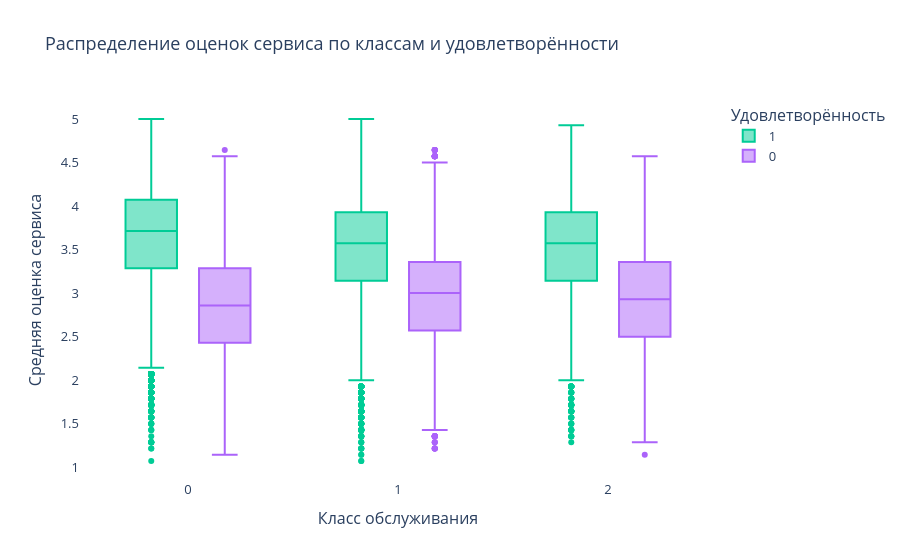

The code cell stored with this chart in its notebook:
### Code cell
import plotly.express as px

fig = px.box(
    df,
    x='Class',
    y='mean_service_score',
    color='satisfaction',
    points='outliers',
    color_discrete_map={'satisfied': '#2a9d8f', 'neutral or dissatisfied': '#e63946'},
    labels={
        'Class': 'Класс обслуживания',
        'mean_service_score': 'Средняя оценка сервиса',
        'satisfaction': 'Удовлетворённость'
    },
    title='Распределение оценок сервиса по классам и удовлетворённости'
)

fig.update_layout(
    plot_bgcolor='white',
    font=dict(size=13),
    legend_title_text='Удовлетворённость'
)

fig.show()

### Figure 1 — Plotly figure (JSON) as saved in the notebook; plotly's stock layout.template omitted (floating-point values rounded to 4 significant figures; data arrays with more than 128 entries replaced by an {"elided": "..."} marker saying what was removed)
{"data": [{"alignmentgroup": "True", "boxpoints": "outliers", "hovertemplate": "Удовлетворённость=1<br>Класс обслуживания=%{x}<br>Средняя оценка сервиса=%{y}<extra></extra>", "legendgroup": "1", "marker": {"color": "#00cc96"}, "name": "1", "notched": false, "offsetgroup": "1", "orientation": "v", "showlegend": true, "type": "box", "x": {"elided": "71087 int values"}, "x0": " ", "xaxis": "x", "y": {"elided": "71087 float values"}, "y0": " ", "yaxis": "y"}, {"alignmentgroup": "True", "boxpoints": "outliers", "hovertemplate": "Удовлетворённость=0<br>Класс обслуживания=%{x}<br>Средняя оценка сервиса=%{y}<extra></extra>", "legendgroup": "0", "marker": {"color": "#ab63fa"}, "name": "0", "notched": false, "offsetgroup": "0", "orientation": "v", "showlegend": true, "type": "box", "x": {"elided": "58793 int values"}, "x0": " ", "xaxis": "x", "y": {"elided": "58793 float values"}, "y0": " ", "yaxis": "y"}], "layout": {"boxmode": "group", "font": {"size": 13}, "legend": {"title": {"text": "Удовлетворённость"}, "tracegroupgap": 0}, "plot_bgcolor": "white", "title": {"text": "Распределение оценок сервиса по классам и удовлетворённости"}, "xaxis": {"anchor": "y", "domain": [0, 1], "title": {"text": "Класс обслуживания"}}, "yaxis": {"anchor": "x", "domain": [0, 1], "title": {"text": "Средняя оценка сервиса"}}}}
